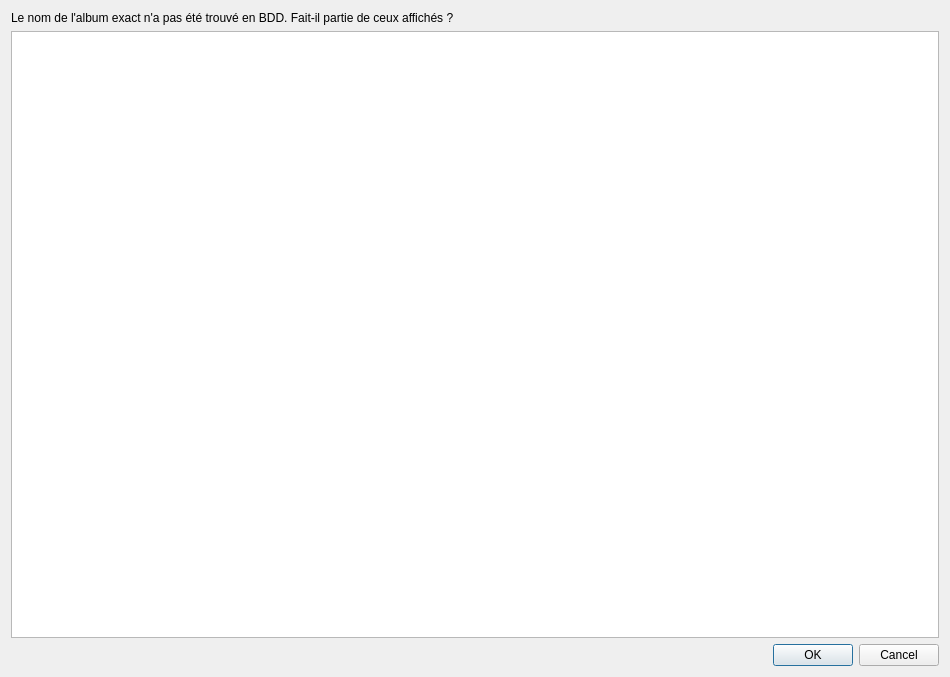
<?xml version="1.0" encoding="UTF-8"?>
<ui version="4.0">
 <class>ChoixAlbumPhysDialog</class>
 <widget class="QDialog" name="ChoixAlbumPhysDialog">
  <property name="geometry">
   <rect>
    <x>0</x>
    <y>0</y>
    <width>950</width>
    <height>677</height>
   </rect>
  </property>
  <property name="windowTitle">
   <string>Choix de la nouvelle pochette de l'Artiste</string>
  </property>
  <layout class="QVBoxLayout" name="verticalLayout">
   <item>
    <widget class="QLabel" name="label">
     <property name="text">
      <string>Le nom de l'album exact n'a pas été trouvé en BDD. Fait-il partie de ceux affichés ?</string>
     </property>
    </widget>
   </item>
   <item>
    <widget class="QListView" name="ListeAlbums">
     <property name="editTriggers">
      <set>QAbstractItemView::EditKeyPressed</set>
     </property>
     <property name="iconSize">
      <size>
       <width>100</width>
       <height>100</height>
      </size>
     </property>
     <property name="gridSize">
      <size>
       <width>130</width>
       <height>130</height>
      </size>
     </property>
     <property name="viewMode">
      <enum>QListView::IconMode</enum>
     </property>
     <property name="uniformItemSizes">
      <bool>true</bool>
     </property>
    </widget>
   </item>
   <item>
    <widget class="QDialogButtonBox" name="buttonBox">
     <property name="orientation">
      <enum>Qt::Horizontal</enum>
     </property>
     <property name="standardButtons">
      <set>QDialogButtonBox::Cancel|QDialogButtonBox::Ok</set>
     </property>
    </widget>
   </item>
  </layout>
 </widget>
 <resources/>
 <connections>
  <connection>
   <sender>buttonBox</sender>
   <signal>accepted()</signal>
   <receiver>ChoixAlbumPhysDialog</receiver>
   <slot>accept()</slot>
   <hints>
    <hint type="sourcelabel">
     <x>248</x>
     <y>254</y>
    </hint>
    <hint type="destinationlabel">
     <x>157</x>
     <y>274</y>
    </hint>
   </hints>
  </connection>
  <connection>
   <sender>buttonBox</sender>
   <signal>rejected()</signal>
   <receiver>ChoixAlbumPhysDialog</receiver>
   <slot>reject()</slot>
   <hints>
    <hint type="sourcelabel">
     <x>316</x>
     <y>260</y>
    </hint>
    <hint type="destinationlabel">
     <x>286</x>
     <y>274</y>
    </hint>
   </hints>
  </connection>
 </connections>
</ui>
